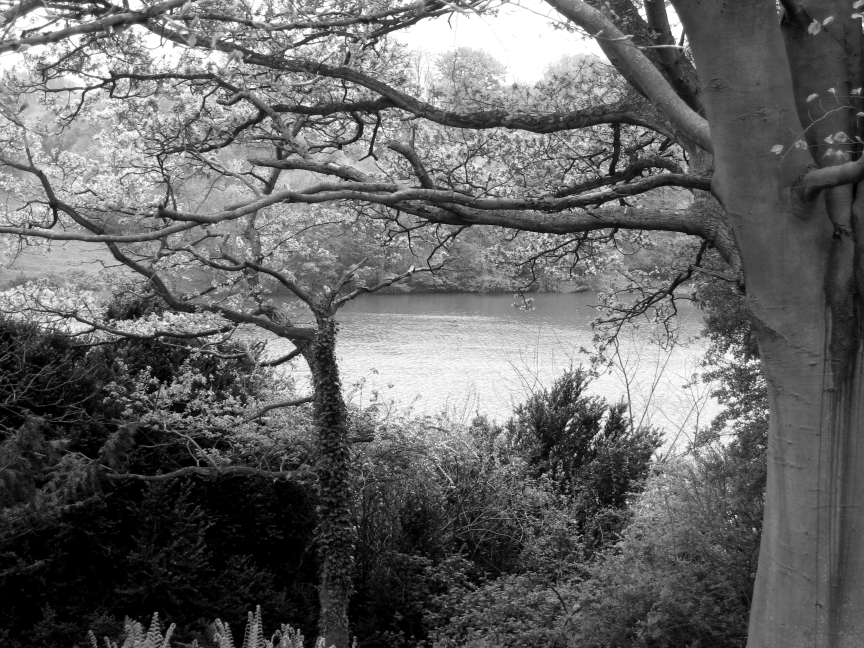
#> input picture DataSet/image3.jpg, 2592 x 1944 px (shown at 1/3 size)
$ python dither.py DataSet/image3.jpg   (Python 2 division)
#> lines starting #> are read from the running program, lines starting #| are printed output that depends on the picture; after the words box and inside, x2 and y2 are one past the last pixel; in counts of white or black regions, pixels touching at a corner belong together
#> further down, img is the input picture: shape (1944, 2592); min 0, max 255, mean 101.5
#!/bin/python

import cv2
import numpy as np
import sys
import math

def dither(img):
	"An implementation of Floyd Steinberg dithering, error diffusion dithering"
	height,width = img.shape
#> height = 1944; width = 2592
	out = np.zeros(img.shape,np.uint8)
	im = img.copy()
	for i in range(height-1):
		for j in range(width-1):
			old = img.item(i,j)
			new = 255 if old>127 else 0
			out.itemset(i,j,new)
			error = old-new
			img.itemset(i,j+1,img.item(i,j+1)+error * 7/float(16))
      		img.itemset(i+1,j+1,img.item(i+1,j+1)+error * 3/float(16))
      		img.itemset(i+1,j,img.item(i+1,j)+error * 5/float(16))
      		img.itemset(i+1,j-1,img.item(i+1,j-1)+error * 1/float(16))
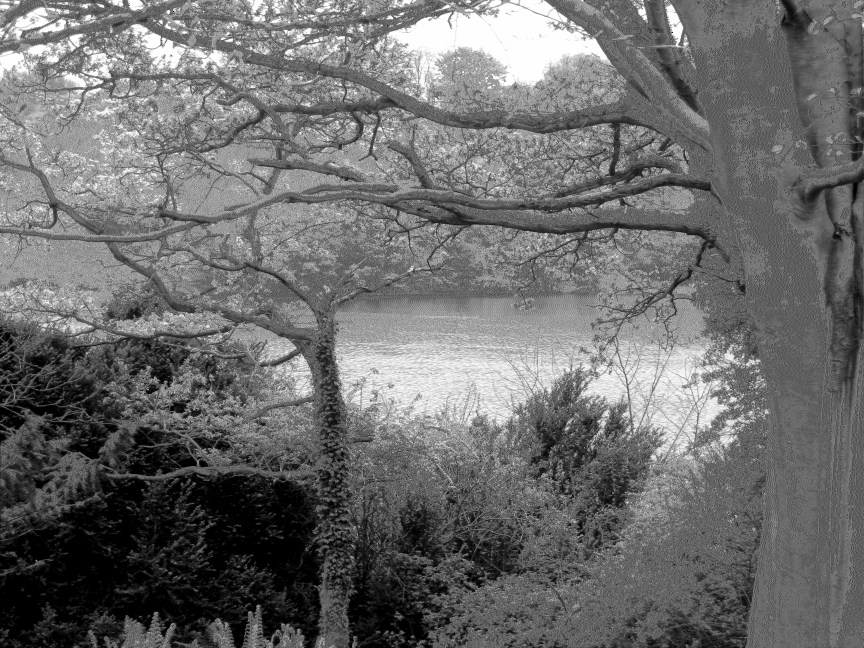
#> img: shape (1944, 2592) (shown at 1/3 size); min 0, max 255, mean 108.5
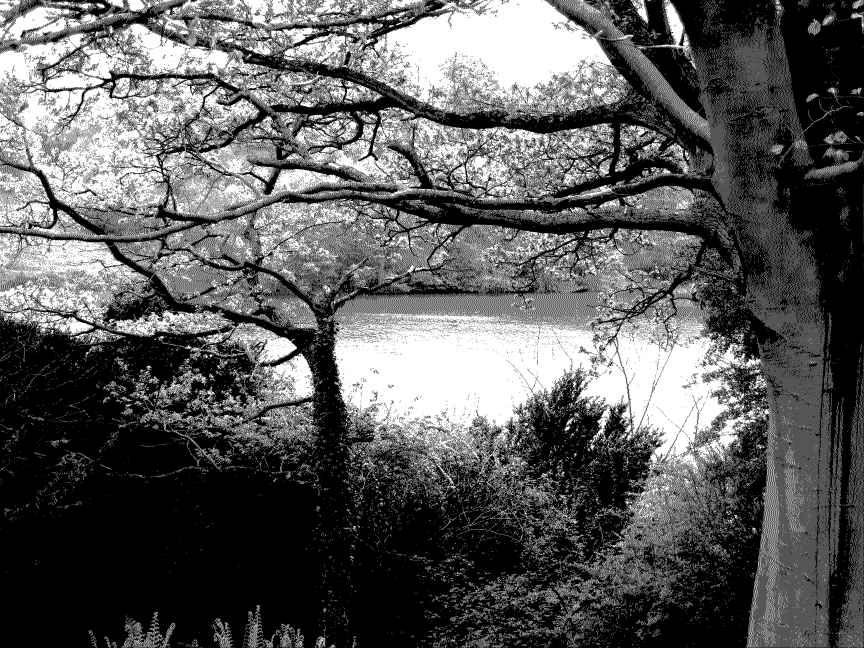
#> out: shape (1944, 2592) (shown at 1/3 size); 35.7% white; 38822 white regions (37219 under 20 px), largest, box (x1, y1, x2, y2) and area: (0, 594, 2459, 1943) 783929, (0, 0, 2179, 720) 717104, (1869, 557, 2116, 664) 8715
	return out


def display(img,maxWidth=1280,maxHeight=720):
	"Display function"
#> called with maxWidth = 1280, maxHeight = 720
	height,width = img.shape
#> height = 1944; width = 2592
	winHeight = height
#> winHeight = 1944
	winWidth = width
#> winWidth = 2592
	ratio = float(winHeight)/winWidth
#> ratio = 0.75
	if winHeight>maxHeight:
		winHeight = maxHeight
		winWidth = int(winHeight/ratio)
#> winWidth = 960
	if winWidth>maxWidth:
		winWidth = maxWidth
		winHeight = int(winWidth*ratio)
	cv2.namedWindow('Floyd Steinberg dithering')
	cv2.imshow('Floyd Steinberg dithering',cv2.resize(img,(winWidth,winHeight)))
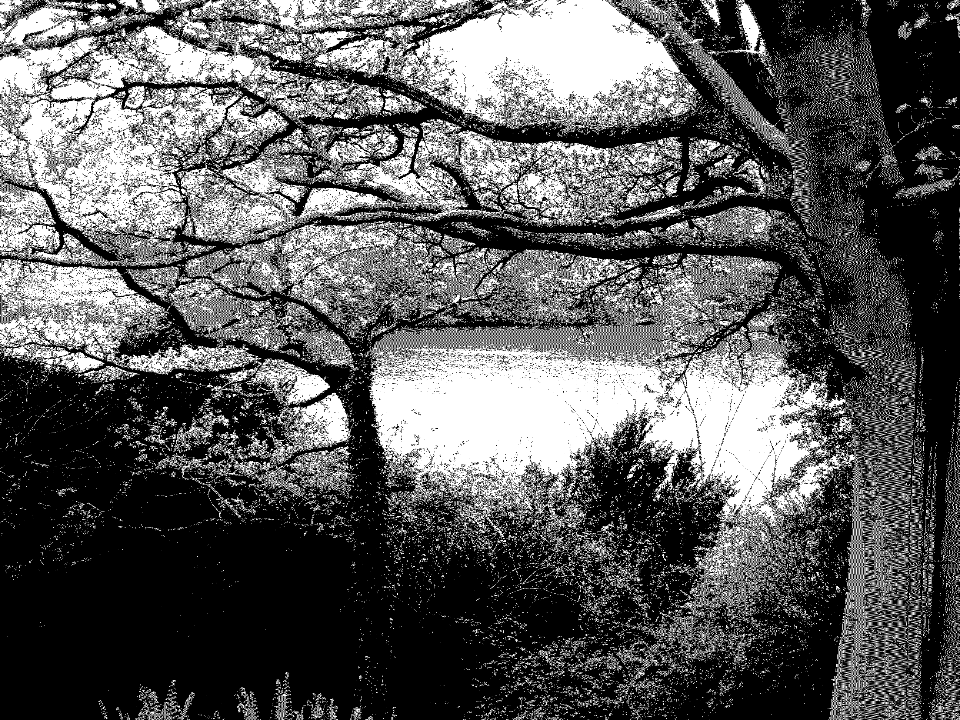
#> window 'Floyd Steinberg dithering': shape (720, 960); min 0, max 255, mean 91.1
	cv2.waitKey(0)
	cv2.destroyAllWindows()

if __name__ == '__main__':
	try: path = sys.argv[1]
	except: path = './DataSet/image3.jpg'
	img = cv2.imread(path,0)
	dith = dither(img)
	display(dith)

$ run again, with DataSet/image2.jpg copied over DataSet/image3.jpg
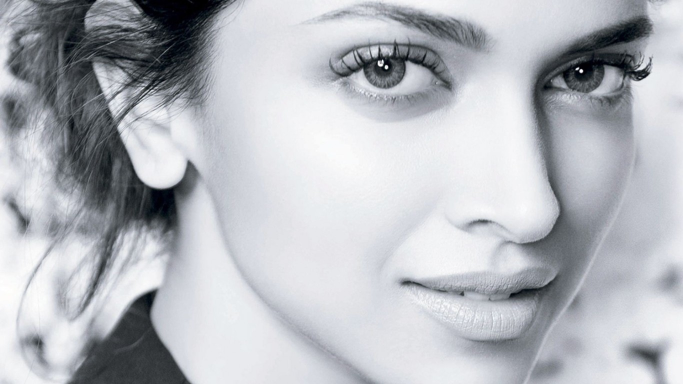
#> input picture DataSet/image2.jpg, 1366 x 768 px (shown at 1/2 size)
#> after the loop in dither, `for i in range(height-1):`:
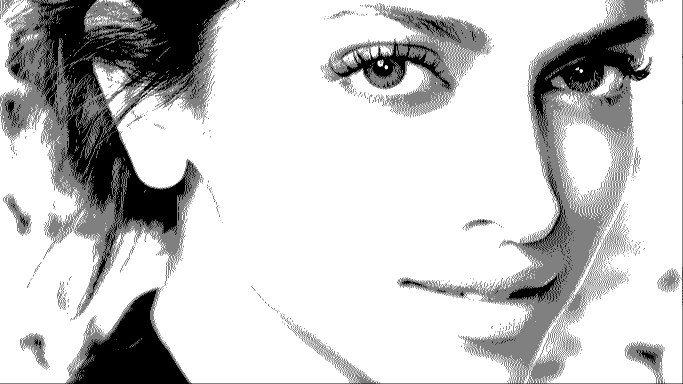
#> out: shape (768, 1366) (shown at 1/2 size); 79.1% white; 2834 black regions (2720 under 20 px), largest, box (x1, y1, x2, y2) and area: (1, 0, 473, 638) 103957, (0, 0, 1366, 768) 80193, (656, 12, 977, 229) 18108
#> in display, `cv2.imshow('Floyd Steinberg dithering',cv2.resize(img,(winWidth,winHei..`:
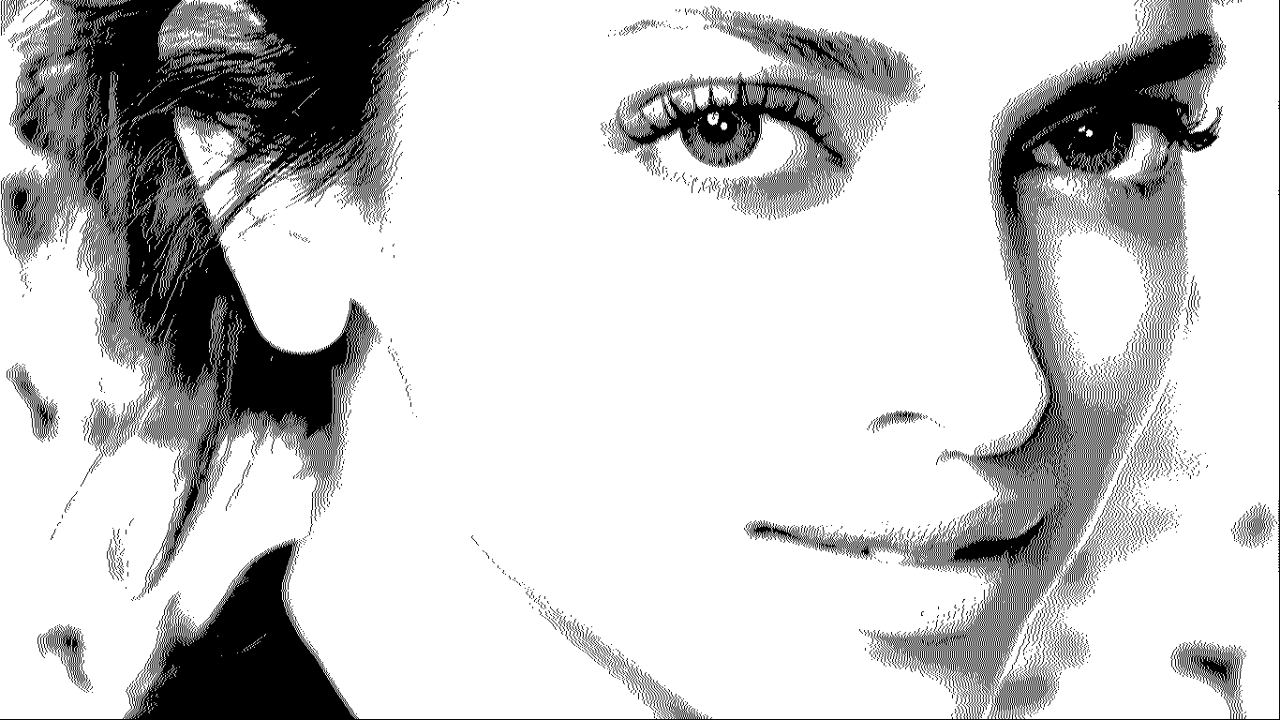
#> window 'Floyd Steinberg dithering': shape (720, 1280); min 0, max 255, mean 201.6
